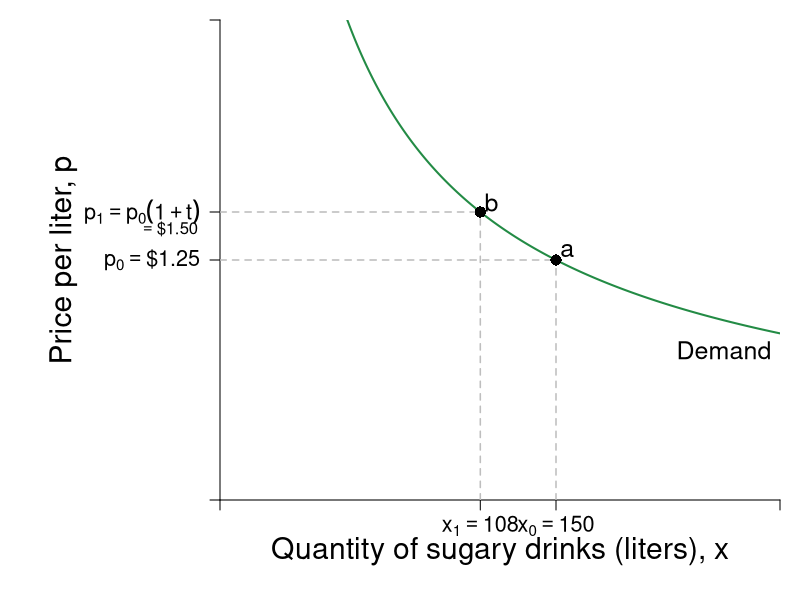

Write the R code that produced this figure.
library(shape)
pdf(file = "indmarketdemand/price_increase_sugar.pdf", width = 9, height = 7)

#Set parameters for graphics
pointsize <- 1.8
axislabelsize <- 1.8
labelsize <- 1.5
namesize <- 1.8
annotatesize <- 1.5
graphlinewidth <- 2
segmentlinewidth <- 1.5

COL <- c("#7fc97f", "#beaed4", "#fdc086", "#ffff99", "#386cb0", "#f0027f", "#bf5b17", "#666666")
COLA <- c("#e0f3db", "#99d8c9","#66c2a4","#41ae76", "#238b45", "#005824")
COLB <- c("#c6dbef", "#4eb3d3", "#2b8cbe", "#0868ac","#084081")
COLC <- c("#fcfbfd", "#efedf5", "#dadaeb", "#bcbddc", "#9e9ac8", "#807dba", "#6a51a3", "#54278f", "#3f007d")

par(mar =  c(5, 11, 1, 1))

indiffA <- function(x, alpha = 0.5, uA = 5) {
  (uA / x^alpha)^(1/(1 - alpha))
}

cef <- function(x, e = 1.4, k = 44.7982){
  k*(x^(-1/e))
}

#The inverse demand function to creat the relative points
cefinv <- function(p, e = 1.4, k = 44.7982){
  (p/k)^(-e)
}

xlims <- c(0, 250)
ylims <- c(0, 2.5)

npts <- 501 
x <- seq(xlims[1], xlims[2], length.out = npts)
y <- seq(ylims[1], ylims[2], length.out = npts) 

plot(0, 0, xlim = xlims, ylim = ylims, type = "n",
     xlab = expression(paste("")),
     ylab = expression(paste("")), 
     xaxt = "n", 
     yaxt = "n", 
     cex.lab = axislabelsize, 
     bty = "n",
     xaxs = "i", 
     yaxs = "i")


## Paremeters to enable editing points 
## I've assumed a tax of 20% to make this more visible 
## I'll comment on that in the caption
tax <- 1.2 #20 percent tax
prices <- c(1.25, 1.25*tax) 
xprices <- c(cefinv(prices[1]), cefinv(prices[2]))

ticksy <- c(0, prices[1], prices[2], ylims[2])
ylabels <- c(NA, expression(paste(p[0] == phantom(),"$1.25")), expression(paste(p[1] == p[0](1 + t))), NA)
ticksx <- c(0, xprices[2], xprices[1], xlims[2])
xlabels <- c(NA, expression(paste(x[1]) == 108), expression(paste(x[0]) == 150), NA)

text(-23, prices[2] - 0.09, expression(paste(phantom() == phantom(),"$1.50")), xpd = TRUE, cex.axis = labelsize - 0.2)

axis(1, at = ticksx, pos = 0, labels = xlabels, cex.axis = labelsize - 0.2)
axis(2, at = ticksy, pos = 0, labels = ylabels, las = 1, cex.axis = labelsize - 0.2)

npts <- 500 
xx1 <- seq(xlims[1], xlims[2], length.out = npts)
xx2 <- seq(48, xprices[2], length.out = npts)
xx3 <- seq(xprices[2], xprices[1], length.out = npts)

#Label axes
mtext(expression(paste("Quantity of sugary drinks (liters), ", x)), side = 1, line = 2.5, cex = axislabelsize)
text(-70, 0.5*ylims[2], expression(paste("Price per liter, ", p)), xpd = TRUE, cex = axislabelsize, srt = 90) 

# Segments
segments(xprices[1], 0, xprices[1], prices[1], lty = 2, col = "gray" , lwd = segmentlinewidth)
segments(0,  prices[1], xprices[1],  prices[1], lty = 2, col = "gray" , lwd = segmentlinewidth)

segments(0, prices[2], xprices[2], prices[2], lty = 2, col = "gray" , lwd = segmentlinewidth)
segments(xprices[2], 0, xprices[2], prices[2], lty = 2, col = "gray" , lwd = segmentlinewidth)

# Demand Curve
lines(xx1, cef(xx1), col = COLA[5], lwd = graphlinewidth)
text(xlims[2] - 0.1*xlims[2], 0.78, expression(Demand), cex = annotatesize)

# Points
points(xprices[1], prices[1], pch = 16, col = "black", cex = 1.5)
text(xprices[1] + 5, prices[1] + 0.05, expression(a), cex = labelsize)

points(xprices[2], prices[2], pch = 16, col = "black", cex = 1.5)
text(xprices[2] + 5, prices[2] + 0.05, expression(b), cex = labelsize)

# Label Regions
# text(125, 1.35, expression(A), cex = labelsize)
# text(50, 1, expression(B), cex = labelsize)
# text(50, 1.35, expression(C), cex = labelsize)
# text(50, 1.75, expression(D), cex = labelsize)




dev.off()
